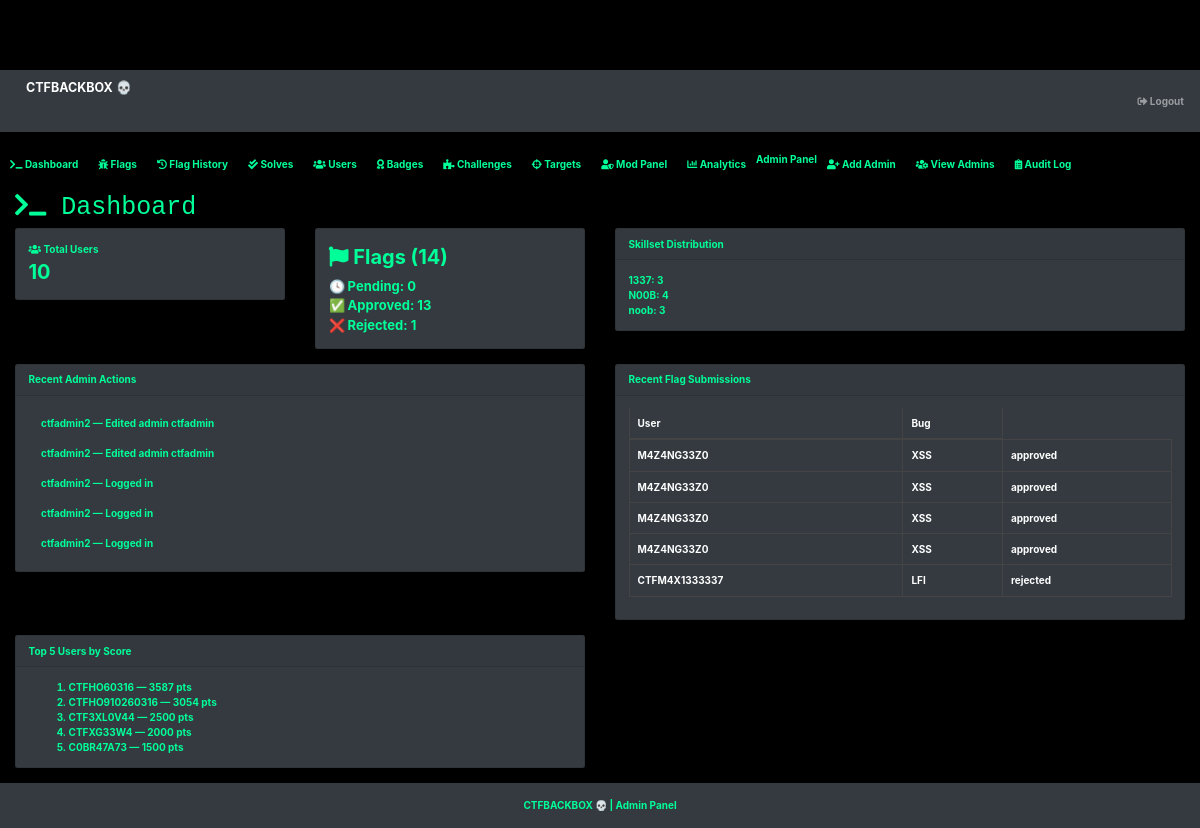
Screenshot of /admin/dashboard.php (signed in) with the database file from the repository.
### tables this page shows
CREATE TABLE `auditlog` (
  `id` int(11) NOT NULL,
  `admin` varchar(50) DEFAULT NULL,
  `action` text,
  `timestamp` timestamp NOT NULL DEFAULT CURRENT_TIMESTAMP
);

CREATE TABLE `accounts` (
  `id` int(11) NOT NULL,
  `ctfid` varchar(30) NOT NULL COMMENT 'autoogenctfid',
  `ctfname` varchar(20) NOT NULL COMMENT 'cybername of user',
  `ctfscore` int(5) NOT NULL COMMENT 'score of user',
  `joined` varchar(20) NOT NULL COMMENT 'date user joined',
  `ctfskillset` varchar(4) NOT NULL COMMENT 'noob or 1337',
  `gender` varchar(10) NOT NULL COMMENT 'male ni or female',
  `ctfemail` varchar(30) NOT NULL COMMENT 'email',
  `ctfpassword` varchar(1000) NOT NULL COMMENT 'password',
  `farko` varchar(11) DEFAULT NULL COMMENT 'basic if uuser bypass d html reg'
);

### admin/dashboard.php (the view, shortened to what this page needs)
<?php include 'header.php'; ?>
<div id="layoutSidenav_content">
<main>
<div class="container-fluid">
<h1 class="mt-4"><i class="fas fa-terminal"></i> Dashboard</h1>
<div class="row">
<div class="col-xl-3 col-md-6">
<div class="card bg-dark text-green mb-4">
<div class="card-body"><i class="fas fa-users"></i> Total Users
<?php $rowcount = mysqli_num_rows(mysqli_query($conn,"SELECT id FROM accounts")); ?>
<div style="font-size: 20px;"><?php echo $rowcount; ?></div>
</div>
</div>
</div>
<div class="col-xl-3 col-md-6">
<div class="card bg-dark text-green mb-4">
<div class="card-body">
<?php
$pending = mysqli_num_rows(mysqli_query($conn,"SELECT id FROM reportx WHERE status='pending'"));
$approved = mysqli_num_rows(mysqli_query($conn,"SELECT id FROM reportx WHERE status='approved'"));
$rejected = mysqli_num_rows(mysqli_query($conn,"SELECT id FROM reportx WHERE status='rejected'"));
$totalFlags = $pending + $approved + $rejected;
?>
<div style="font-size: 20px;"><i class="fas fa-flag"></i> Flags (<?= $totalFlags ?>)</div>
<div style="font-size: 13px;" class="mt-2">
🕓 Pending: <?= $pending ?><br>
✅ Approved: <?= $approved ?><br>
❌ Rejected: <?= $rejected ?>
</div>
</div>
</div>
</div>
<div class="col-xl-6 col-md-12">
<div class="card bg-dark text-green mb-4">
<div class="card-header">Skillset Distribution</div>
<div class="card-body">
<?php
$skills = mysqli_query($conn,"SELECT ctfskillset, COUNT(*) as count FROM accounts GROUP BY ctfskillset");
while($row = mysqli_fetch_array($skills)){
    echo "<div>" . htmlentities($row['ctfskillset']) . ": " . htmlentities($row['count']) . "</div>";
}
?>
</div>
</div>
</div>
<div class="col-xl-6 col-md-12">
<div class="card bg-dark text-green mb-4">
<div class="card-header">Recent Admin Actions</div>
<div class="card-body">
<ul class="list-group list-group-flush">
<?php
$logs = mysqli_query($conn,"SELECT * FROM auditlog ORDER BY id DESC LIMIT 5");
while($log = mysqli_fetch_array($logs)){
    echo "<li class='list-group-item bg-dark text-green border-secondary'>{$log['admin']} — {$log['action']}</li>";
}
?>
</ul>
</div>
</div>
</div>
<div class="col-xl-6 col-md-12">
<div class="card bg-dark text-green mb-4">
<div class="card-header">Recent Flag Submissions</div>
<div class="card-body">
<table class="table table-sm table-dark table-bordered">
<thead><tr><th>User</th><th>Bug</th></tr></thead>
<tbody>
<?php
$recentFlags = mysqli_query($conn,"SELECT walletid, bug, status FROM reportx ORDER BY id DESC LIMIT 5");
while($row = mysqli_fetch_array($recentFlags)){
    echo "<tr><td>{$row['walletid']}</td><td>{$row['bug']}</td><td>{$row['status']}</td></tr>";
}
?>
</tbody>
</table>
</div>
</div>
</div>
<div class="col-xl-6 col-md-12">
<div class="card bg-dark text-green mb-4">
<div class="card-header">Top 5 Users by Score</div>
<div class="card-body">
<ol class="mb-0">
<?php
$top = mysqli_query($conn,"SELECT ctfid, ctfscore FROM accounts ORDER BY ctfscore DESC LIMIT 5");
while($user = mysqli_fetch_array($top)){
    echo "<li>{$user['ctfid']} — {$user['ctfscore']} pts</li>";
}
?>
</ol>
</div>
</div>
</div>
</div>
</main>
<?php include 'footer.php'; ?>

### css/alert.css (style rules this page uses)
.text-green { color: #00ff99; font-weight: bold; }
body { padding-top: 70px; }

### rows the page displays
auditlog: admin "ctfadmin2", action "Edited admin ctfadmin"
auditlog: admin "ctfadmin2", action "Edited admin ctfadmin"
auditlog: admin "ctfadmin2", action "Logged in"
auditlog: admin "ctfadmin2", action "Logged in"
auditlog: admin "ctfadmin2", action "Logged in"
accounts: ctfid "CTFHO60316", ctfscore "3587"
accounts: ctfid "CTFHO910260316", ctfscore "3054"
accounts: ctfid "CTF3XL0V44", ctfscore "2500"
accounts: ctfid "CTFXG33W4", ctfscore "2000"
accounts: ctfid "C0BR47A73", ctfscore "1500"

### other values shown
$rowcount "10"
$totalFlags "14"
$pending "0"
$approved "13"
$rejected "1"
$row['ctfskillset'] "1337"
$row['count'] "3"
$row['ctfskillset'] "N00B"
$row['count'] "4"
$row['ctfskillset'] "noob"
$row['walletid'] "M4Z4NG33Z0"
$row['bug'] "XSS"
$row['status'] "approved"
$row['walletid'] "CTFM4X1333337"
$row['bug'] "LFI"
